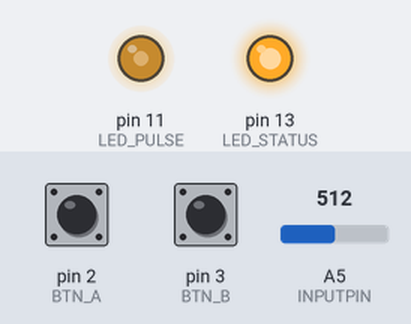
This sketch was run on a simulated Arduino Uno, built with avr-gcc and run on an emulated ATmega328P. Parts: output pins drawn as LEDs (lit = HIGH). Inputs (shaded band) come from the test bench; at power-on: A5 (INPUTPIN) = 512, pin 2 (BTN_A) LOW, pin 3 (BTN_B) LOW. What the sketch prints to the serial monitor is not drawn.

Above: at 2.2 s.
2.3 s: A5 (INPUTPIN) set to 716
At 3.4 s:
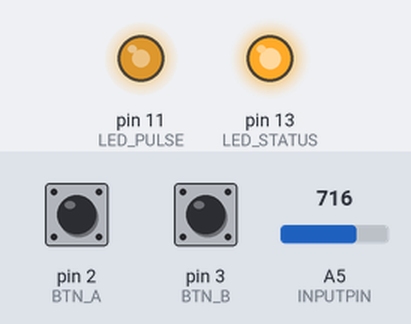
3.8 s: A5 (INPUTPIN) set to 900
At 4.6 s:
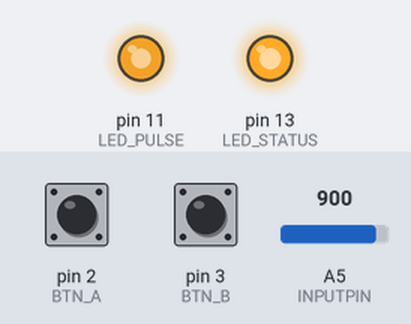
5.3 s: A5 (INPUTPIN) set to 122
At 5.7 s:
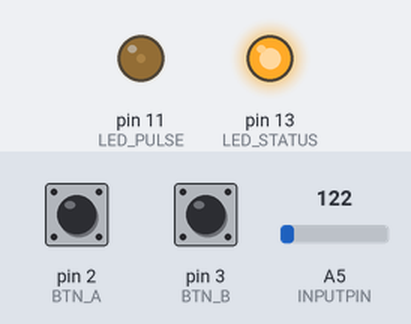
Timing chart, 0 to 8.3 s (numbered marks = the images above; inputs shaded):
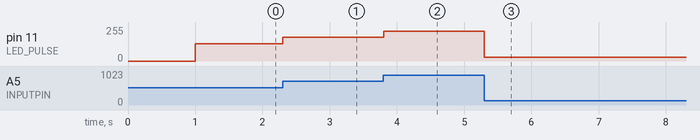

The sketch:

emg.ino
```cpp
/* emg-sensor-scenario */
/* Daniel Saul */

//#include <MIDI.h>

//MIDI_CREATE_DEFAULT_INSTANCE();

const uint8_t LED_STATUS = 13;
const uint8_t LED_PULSE = 11;
const uint8_t BTN_A = 2;
const uint8_t BTN_B = 3;
const uint8_t INPUTPIN = A5;

long value = 0;

long zero_value = 0;

char mode = 0;

void setup() {

  Serial.begin(57600);
  Serial.println("EMG Sensor");

  //MIDI.begin(4);

  pinMode(LED_STATUS, OUTPUT);
  digitalWrite(LED_STATUS, HIGH);

  pinMode(BTN_A, INPUT);
  pinMode(BTN_B, INPUT);

  delay(1000);

  for(int i=0;i++;i<10){
    zero_value += analogRead(INPUTPIN);
    delay(10);
  }

  zero_value = zero_value/10;

}

void loop() {


/*  for(int i=0;i++;i<10){
    value += analogRead(INPUTPIN);
    delay(10);
  }
  value = value/10;
  */


  value = analogRead(INPUTPIN);

  if(value > zero_value){
    value = value - zero_value;
  }else{
    value = 0;
  }

  analogWrite(LED_PULSE, value/4);

  // MIDI Mode
  if(mode){

      //MIDI.sendNoteOn(value/10,127,1);
      //delay(100);
      //MIDI.sendNoteOff(value/10,127,1);

  // Serial Mode
  }else{

    Serial.println(value);

  }

  if(digitalRead(BTN_A)){
    // Serial mode
    mode = 0;
  }

  if(digitalRead(BTN_B)){
    // MIDI mode
    mode = 1;
  }


}
```

Measured:
- after the input at 2.3 s, pin 11 (LED_PULSE): 128/255 → 179/255 at once
- after the input at 3.8 s, pin 11 (LED_PULSE): 179/255 → 225/255 at once
- after the input at 5.3 s, pin 11 (LED_PULSE): 225/255 → 30/255 at once
